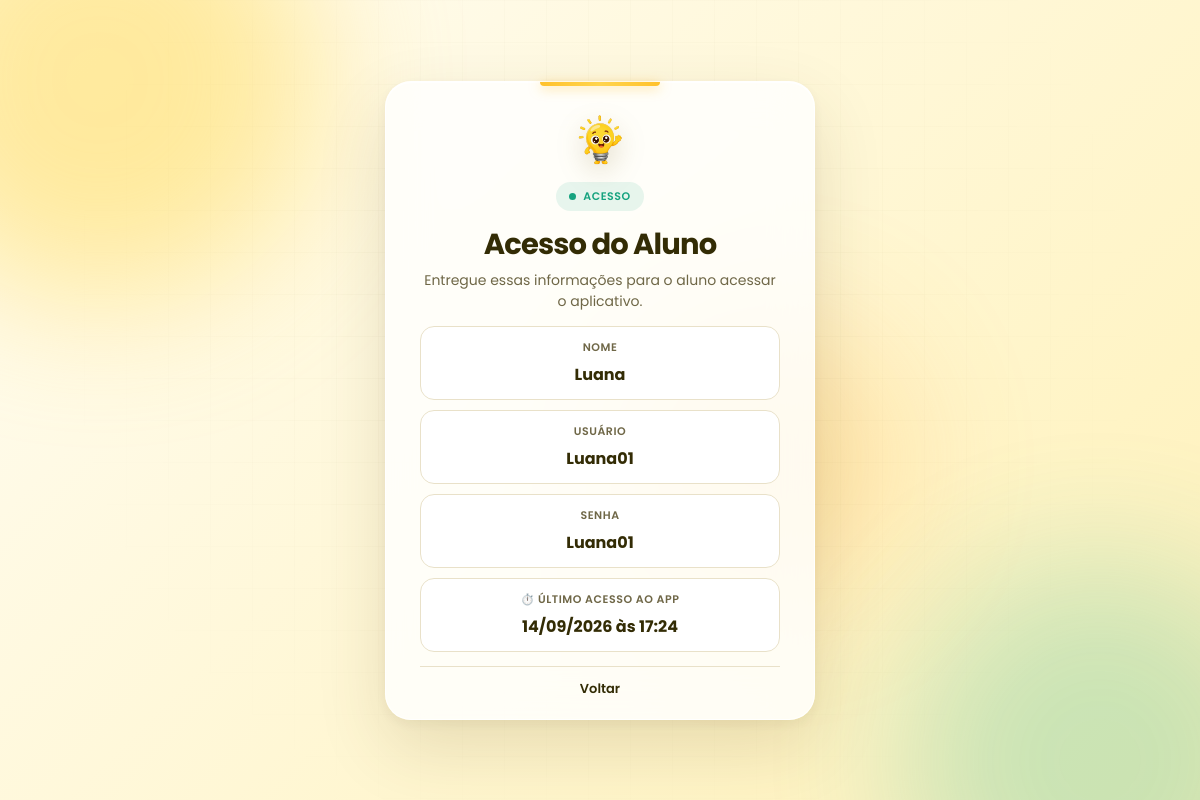
Screenshot of /dados_aluno.php?id=14 (signed in) with the database file from the repository.
### tables this page shows
CREATE TABLE `alunos` (
  `id` int(11) NOT NULL,
  `professor_id` int(11) NOT NULL,
  `nome` varchar(150) NOT NULL,
  `usuario` varchar(100) NOT NULL,
  `senha` varchar(255) NOT NULL,
  `foto` varchar(255) DEFAULT 'padrao.png',
  `data_nascimento` date DEFAULT NULL,
  `turma_id` int(11) DEFAULT NULL,
  `turma` varchar(100) DEFAULT NULL,
  `data_cadastro` timestamp NOT NULL DEFAULT current_timestamp(),
  `senha_visivel` varchar(255) DEFAULT NULL,
  `ultimo_acesso` datetime DEFAULT NULL
);

### dados_aluno.php (the view, shortened to what this page needs)
<?php
include("php/conexao.php");
$id = filter_input(INPUT_GET, 'id', FILTER_VALIDATE_INT);
$professor_id = $_SESSION["id"] ?? null;
$stmt = $conexao->prepare("SELECT * FROM alunos WHERE id = ? AND professor_id = ?");
$stmt->bind_param("ii", $id, $professor_id);
$stmt->execute();
$aluno = $stmt->get_result()->fetch_assoc();
$ultimo_acesso = $aluno['ultimo_acesso'] ?? null;
?>
<!DOCTYPE html>
<html lang="pt-BR">
<head>
    <link rel="stylesheet" href="css/app.css?v=3">
</head>
<body class="form-page">
    <div class="background" aria-hidden="true">
        <span class="orb orb-1"></span>
        <span class="orb orb-2"></span>
        <span class="grid"></span>
    </div>
    <main class="login-card cadastro-card">
        <header class="card-header">
            <div class="logo-wrap">
                <img src="img/logo.png" class="logo" alt="Logo da Lumi">
            </div>
            <span class="badge"><i></i> Acesso</span>
            <h1>Acesso do Aluno</h1>
            <p>Entregue essas informações para o aluno acessar o aplicativo.</p>
        </header>
        <div class="info-grid">
            <div class="info-item">
                <span>Nome</span>
                <strong><?php echo htmlspecialchars($aluno["nome"] ?? ''); ?></strong>
            </div>
            <div class="info-item">
                <span>Usuário</span>
                <strong><?php echo htmlspecialchars($aluno["usuario"] ?? ''); ?></strong>
            </div>
            <div class="info-item">
                <span>Senha</span>
                <strong><?php echo htmlspecialchars($aluno["senha_visivel"] ?? 'Não informada'); ?></strong>
            </div>
            <div class="info-item">
                <span>⏱️ Último acesso ao app</span>
                <strong>
                <?php
                if (!empty($ultimo_acesso) && $ultimo_acesso !== '0000-00-00 00:00:00') {
                    echo date('d/m/Y \à\s H:i', strtotime($ultimo_acesso));
                } else {
                    echo "Nenhum acesso registrado";
                }
                ?>
                </strong>
            </div>
        </div>
        <div class="links">
            <a href="alunos.php">Voltar</a>
        </div>
    </main>
</body>
</html>

### rows the page displays
alunos: nome "Luana", usuario "Luana01", senha_visivel "Luana01", ultimo_acesso "14/09/2026 às 17:24"
